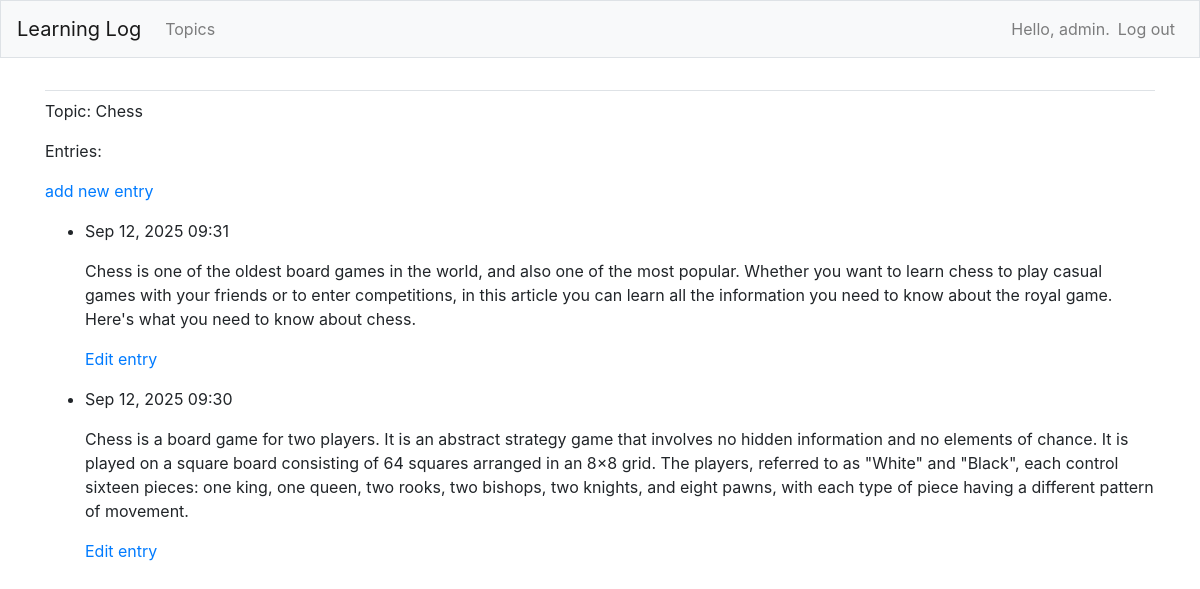
The page /topics/1/ (signed in) on the database its author committed.
### learning_logs/models.py (models this page shows, shortened)
class Topic(models.Model):
    text = models.CharField(max_length=200)
    date_added = models.DateTimeField(auto_now_add=True)
    owner = models.ForeignKey(User, on_delete=models.CASCADE)
    def __str__(self):
        return self.text

class Entry(models.Model):
    topic = models.ForeignKey(Topic, on_delete=models.CASCADE)
    text = models.TextField()
    date_added = models.DateTimeField(auto_now_add=True)
    class Meta:
        verbose_name_plural = 'entries'

### learning_logs/views.py (the view)
# urls.py: path('topics/<int:topic_id>/', views.topic, name='topic'),
@login_required
def topic(request, topic_id):
    topic = Topic.objects.get(id=topic_id)
    if topic.owner != request.user:
        raise Http404
    entries = topic.entry_set.order_by('-date_added')
    context = {'topic': topic, 'entries': entries}
    return render(request, 'learning_logs/topic.html', context)

### learning_logs/templates/learning_logs/topic.html
{% extends 'learning_logs/base.html' %}
{% block content %}
	<p>Topic: {{ topic }}</p>
	<p>Entries:</p>
  <p>
  <a href="{% url 'learning_logs:new_entry' topic.id %}">add new entry</a>
  </p>
  <ul>
		{% for entry in entries %}
		<li>
			<p>{{ entry.date_added|date:'M d, Y H:i' }}</p>
			<p>{{ entry.text|linebreaks }}</p>
		  <p>
        <a href="{% url 'learning_logs:edit_entry' entry.id %}">Edit entry</a>
      </p>
    </li>
		{% empty %}
		<li>There are no entries for this topic yet lol</li>
		{% endfor %}
	</ul>
{% endblock content %}

### learning_logs/templates/learning_logs/base.html (shortened to what this page needs)
{% load bootstrap4 %}
<!doctype html>
<html lang="en">
<head>
	{% bootstrap_css %}
</head>
<body>
<nav class="navbar navbar-expand-md navbar-light bg-light mb-4 border">
	<a class="navbar-brand" href="{% url 'learning_logs:index' %}">
		Learning Log</a>
	<div class="collapse navbar-collapse" id="navbarCollapse">
		<ul class="navbar-nav mr-auto">
			<li class="nav-item">
				<a class="nav-link" href="{% url 'learning_logs:topics' %}">
					Topics</a></li>
		</ul>
		<ul class="navbar-nav ml-auto">
			{% if user.is_authenticated %}
				<li class="nav-item">
					<span class="navbar-text"> Hello, {{ user.username }}.</span>
				</li>
				<li class="nav-item">
					<a class="nav-link" href="{% url 'users:logout' %}">Log out</a>
				</li>
			{% else %}
				<li class="nav-item">
					<a class="nav-link" href="{% url 'users:register' %}">Register</a>
				</li>
				<li class="nav-item">
					<a class="nav-link" href="{% url 'users:login' %}">Log in</a></li>
			{% endif %}
		</ul>
	</div>
</nav>
<main role="main" class="container">
	<div class="pb-2 mb-2 border-bottom">
	</div>
	<div>
		{% block content %}{% endblock content %}
	</div>
</main>
</body>
</html>

### rows shown on the page
Topic: text "Chess"
Entry: date_added "Sep 12, 2025 09:31", text "Chess is one of the oldest board games in the world, and also one of the most popular. Whether you want to learn chess to play casual games with your friends or to enter competitions, in this article you can learn all the information you need to know about the royal game. Here's what you need to know about chess."
Entry: date_added "Sep 12, 2025 09:30", text "Chess is a board game for two players. It is an abstract strategy game that involves no hidden information and no elements of chance. It is played on a square board consisting of 64 squares arranged in an 8×8 grid. The players, referred to as \"White\" and \"Black\", each control sixteen pieces: one king, one queen, two rooks, two bishops, two knights, and eight pawns, with each type of piece having a different pattern of movement."

### other values the page prints
{{ user.username }} "admin"
